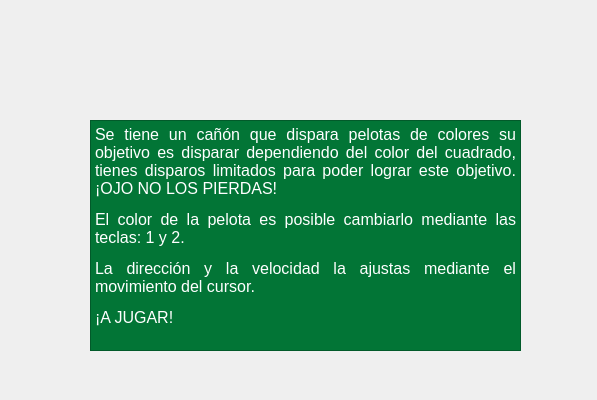
<?xml version="1.0" encoding="UTF-8"?>
<ui version="4.0">
 <class>Instrucciones</class>
 <widget class="QDialog" name="Instrucciones">
  <property name="geometry">
   <rect>
    <x>0</x>
    <y>0</y>
    <width>597</width>
    <height>400</height>
   </rect>
  </property>
  <property name="windowTitle">
   <string>Dialog</string>
  </property>
  <property name="styleSheet">
   <string notr="true">Background-image:url(:/images/pizarron.jpg)</string>
  </property>
  <widget class="QLabel" name="label">
   <property name="geometry">
    <rect>
     <x>40</x>
     <y>30</y>
     <width>511</width>
     <height>70</height>
    </rect>
   </property>
   <property name="styleSheet">
    <string notr="true">background-image:url(:/images/instrucciones3.png)</string>
   </property>
   <property name="text">
    <string/>
   </property>
  </widget>
  <widget class="QTextEdit" name="textEdit">
   <property name="geometry">
    <rect>
     <x>90</x>
     <y>120</y>
     <width>431</width>
     <height>231</height>
    </rect>
   </property>
   <property name="styleSheet">
    <string notr="true">Background:rgb(2, 117, 54)</string>
   </property>
   <property name="html">
    <string>&lt;!DOCTYPE HTML PUBLIC &quot;-//W3C//DTD HTML 4.0//EN&quot; &quot;http://www.w3.org/TR/REC-html40/strict.dtd&quot;&gt;
&lt;html&gt;&lt;head&gt;&lt;meta name=&quot;qrichtext&quot; content=&quot;1&quot; /&gt;&lt;style type=&quot;text/css&quot;&gt;
p, li { white-space: pre-wrap; }
&lt;/style&gt;&lt;/head&gt;&lt;body style=&quot; font-family:'MS Shell Dlg 2'; font-size:7.8pt; font-weight:400; font-style:normal;&quot;&gt;
&lt;p align=&quot;justify&quot; style=&quot; margin-top:12px; margin-bottom:12px; margin-left:0px; margin-right:0px; -qt-block-indent:0; text-indent:0px;&quot;&gt;&lt;span style=&quot; font-size:12pt; color:#ffffff;&quot;&gt;Se tiene un cañón que dispara pelotas de colores su objetivo es disparar dependiendo del color del cuadrado, tienes disparos limitados para poder lograr este objetivo. ¡OJO NO LOS PIERDAS! &lt;/span&gt;&lt;/p&gt;
&lt;p align=&quot;justify&quot; style=&quot; margin-top:12px; margin-bottom:12px; margin-left:0px; margin-right:0px; -qt-block-indent:0; text-indent:0px;&quot;&gt;&lt;span style=&quot; font-size:12pt; color:#ffffff;&quot;&gt;El color de la pelota es posible cambiarlo mediante las teclas: 1 y 2. &lt;/span&gt;&lt;/p&gt;
&lt;p align=&quot;justify&quot; style=&quot; margin-top:12px; margin-bottom:12px; margin-left:0px; margin-right:0px; -qt-block-indent:0; text-indent:0px;&quot;&gt;&lt;span style=&quot; font-size:12pt; color:#ffffff;&quot;&gt;La dirección y la velocidad la ajustas mediante el movimiento del cursor. &lt;/span&gt;&lt;/p&gt;
&lt;p align=&quot;justify&quot; style=&quot; margin-top:12px; margin-bottom:12px; margin-left:0px; margin-right:0px; -qt-block-indent:0; text-indent:0px;&quot;&gt;&lt;span style=&quot; font-size:12pt; color:#ffffff;&quot;&gt;¡A JUGAR! &lt;/span&gt;&lt;/p&gt;&lt;/body&gt;&lt;/html&gt;</string>
   </property>
  </widget>
 </widget>
 <resources/>
 <connections/>
</ui>
